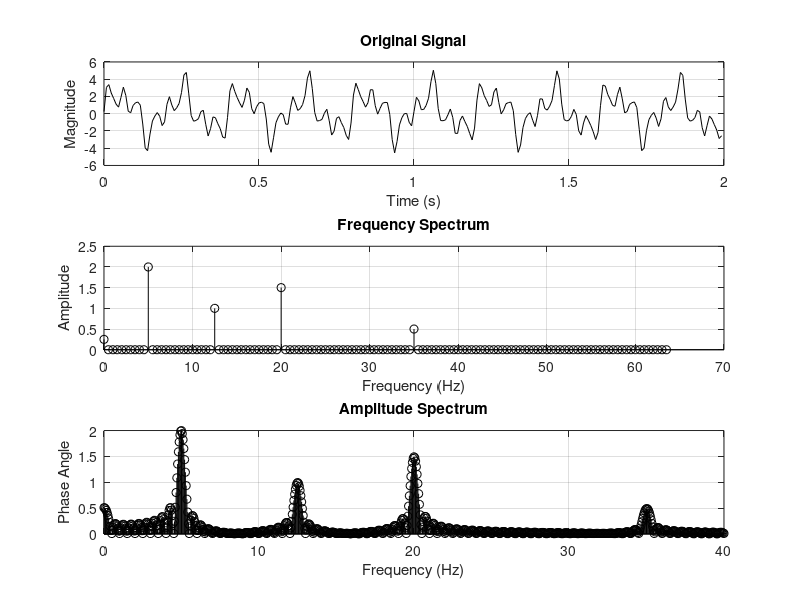

This chart was generated by the following MATLAB code: (Note: this script raises an error after producing the figure.)
clc;
clear all;
close all;
samples = 256;
t = 1/128;
k = 0:samples-1;
time = k * t;
signal = 0.25 + 2 * sin(2 * pi * 5 * time) + sin(2 * pi * 12.5 * time) + 1.5 * sin(2 * pi * 20 * time) + 0.5 * sin(2 * pi * 35 * time);
subplot(3, 1, 1);
plot(time, signal, 'k');
title('Original Signal');
xlabel('Time (s)');
ylabel('Magnitude');
grid on;
F = fft(signal);
magF = abs([F(1) / samples, F(2:samples/2) / (samples/2)]);
hertZ = k(1:samples/2) * (1 /( samples * t));
subplot(3, 1, 2);
stem(hertZ, magF, 'k');
title('Frequency Spectrum');
xlabel('Frequency (Hz)');
ylabel('Amplitude');
grid on;
n = 1;
Fourier = zeros(1, length(0:0.05:40));
for f = 0:0.05:40
    Fourier(n) = trapz(time, signal .* exp(-1j * 2 * pi * f * time));
    n = n + 1;
end
frequencies = 0:0.05:40;
subplot(3, 1, 3);
stem(frequencies, abs(Fourier), 'k');
title('Amplitude Spectrum');
xlabel('Frequency (Hz)');
ylabel('Phase Angle');
grid on;
sgtitle('Frequency and Amplitude spectrums of two signals.')
